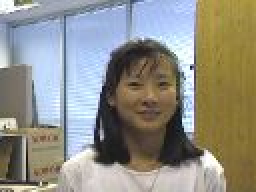
#> input picture MP7/image_girl/0002.jpg, 128 x 96 px, given in place of 0001.jpg, which was not available (shown 2 times larger)
$ python main.py
#> lines starting #> are read from the running program, lines starting #| are printed output that depends on the picture; after the words box and inside, x2 and y2 are one past the last pixel; in counts of white or black regions, pixels touching at a corner belong together; pictures that were not available may be replaced by others from this repository, and a replacement may not be noted
### MP7/MP7_code.py
from PIL import Image
import numpy as np
import cv2
import os

# [12 lines left out: function save_as_video, not called in this run]

def video_tracking(metric, initial_index=[19, 50], frame_width=45, frame_height=55):
#> called with metric = 'SSD', frame_width = 45, frame_height = 55
    previous = 'image_girl/0001.jpg'
    image = cv2.imread(previous)
#> image is the input picture: shape (96, 128, 3); mean B, G, R 133.9, 143, 144.3
    x = initial_index[1]
    y = initial_index[0]
    cv2.rectangle(image, (x, y), (x + frame_width, y + frame_height), (0, 255, 0), 2)
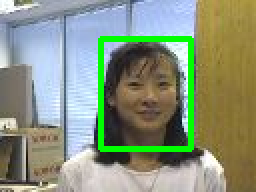
#> image: shape (96, 128, 3) (shown 2 times larger); 4.85% of pixels changed, all inside (x1, y1, x2, y2) = (49, 18, 97, 76)
    if metric == 'SSD':
        cv2.imwrite('SSD_images/1.jpg', image)
    elif metric == 'CC':
        cv2.imwrite('CC_images/1.jpg', image)
    else:
        cv2.imwrite('NCC_images/1.jpg', image)

    previous_image = np.array(Image.open(previous))
    previous_frame = previous_image[initial_index[0]:initial_index[0]+frame_height, initial_index[1]:initial_index[1]+frame_width]
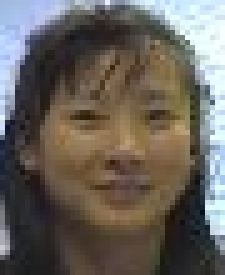
#> previous_frame: shape (55, 45, 3) (shown 5 times larger); mean R, G, B 104.3, 98.1, 91.3


    for i in range(2, 501):
        if i//10 == 0:
            next = f'image_girl/000{i}.jpg'
        elif i//100 == 0:
            next = f'image_girl/00{i}.jpg'
        else:
            next = f'image_girl/0{i}.jpg'
        if metric == 'SSD':
            next_index = ssd_choose_frame(next, previous_frame)
#> the loop in ssd_choose_frame, `for i in range(rows-frame_height):` made 41 passes
#> pass 1, in ssd_calc, `subtract = next_roi-previous_roi`:
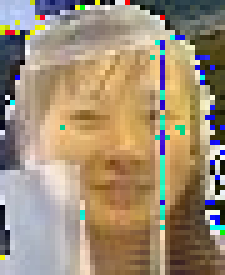
#> subtract: shape (55, 45, 3) (shown 5 times larger); mean R, G, B 160.4, 142.5, 118.4
#> pass 1, in ssd_calc, `distance = subtract**2`:
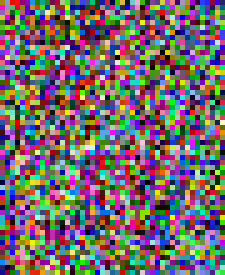
#> distance: shape (55, 45, 3) (shown 5 times larger); mean R, G, B 115.1, 105.2, 105.8
#> pass 1, in ssd_calc (call 2), `subtract = next_roi-previous_roi`:
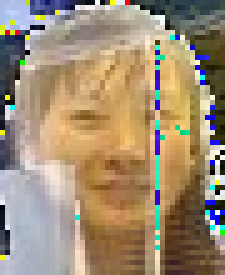
#> subtract: shape (55, 45, 3) (shown 5 times larger); mean R, G, B 159.7, 141.5, 116.3
#> pass 1, in ssd_calc (call 2), `distance = subtract**2`:
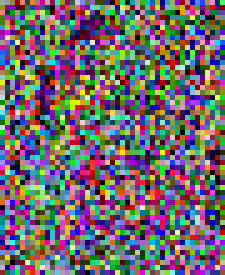
#> distance: shape (55, 45, 3) (shown 5 times larger); mean R, G, B 112.8, 104.1, 106.6
#> after the loop in ssd_choose_frame, `for i in range(rows-frame_height):`:
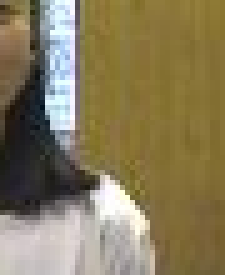
#> next_frame: shape (55, 45, 3) (shown 5 times larger); mean R, G, B 135.1, 123, 90.6
            image = cv2.imread(next)
            x = next_index[1]
            y = next_index[0]
            cv2.rectangle(image, (x, y), (x + frame_width, y + frame_height), (0, 255, 0), 2)
            cv2.imwrite(f'SSD_images/{i}.jpg', image)
        elif metric == 'CC':
            next_index = cc_choose_frame(next, previous_frame)
            image = cv2.imread(next)
            x = next_index[1]
            y = next_index[0]
            cv2.rectangle(image, (x, y), (x + frame_width, y + frame_height), (0, 255, 0), 2)
            cv2.imwrite(f'CC_images/{i}.jpg', image)
        else:
            next_index = ncc_choose_frame(next, previous_frame)
            image = cv2.imread(next)
            x = next_index[1]
            y = next_index[0]
            cv2.rectangle(image, (x, y), (x + frame_width, y + frame_height), (0, 255, 0), 2)
            cv2.imwrite(f'NCC_images/{i}.jpg', image)
        next_image = np.array(Image.open(next))
        previous_frame = next_image[y:y+frame_height, x:x+frame_width]
#> pass 2 of the loop in video_tracking, `for i in range(2, 501):`:
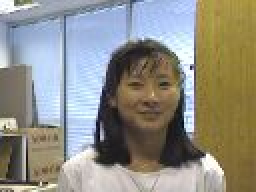
#> input picture MP7/image_girl/0003.jpg, 128 x 96 px (shown 2 times larger)
#> in ssd_choose_frame, opened_image is the input picture: shape (96, 128, 3); mean R, G, B 144, 142.5, 133.3
#> after the loop in ssd_choose_frame (call 2), `for i in range(rows-frame_height):`:
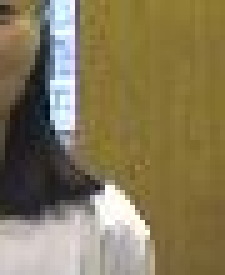
#> next_frame: shape (55, 45, 3) (shown 5 times larger); mean R, G, B 133.3, 120.9, 87.9
#> in video_tracking, `previous_frame = next_image[y:y+frame_height, x:x+frame_width]`:
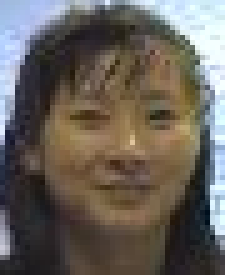
#> previous_frame: shape (55, 45, 3) (shown 5 times larger); mean R, G, B 104.1, 97.4, 90.2

    return


def ssd_choose_frame(image_name, previous_array, frame_width=45, frame_height=55):
#> (the run stopped early here; a loop or call above may not have finished)
